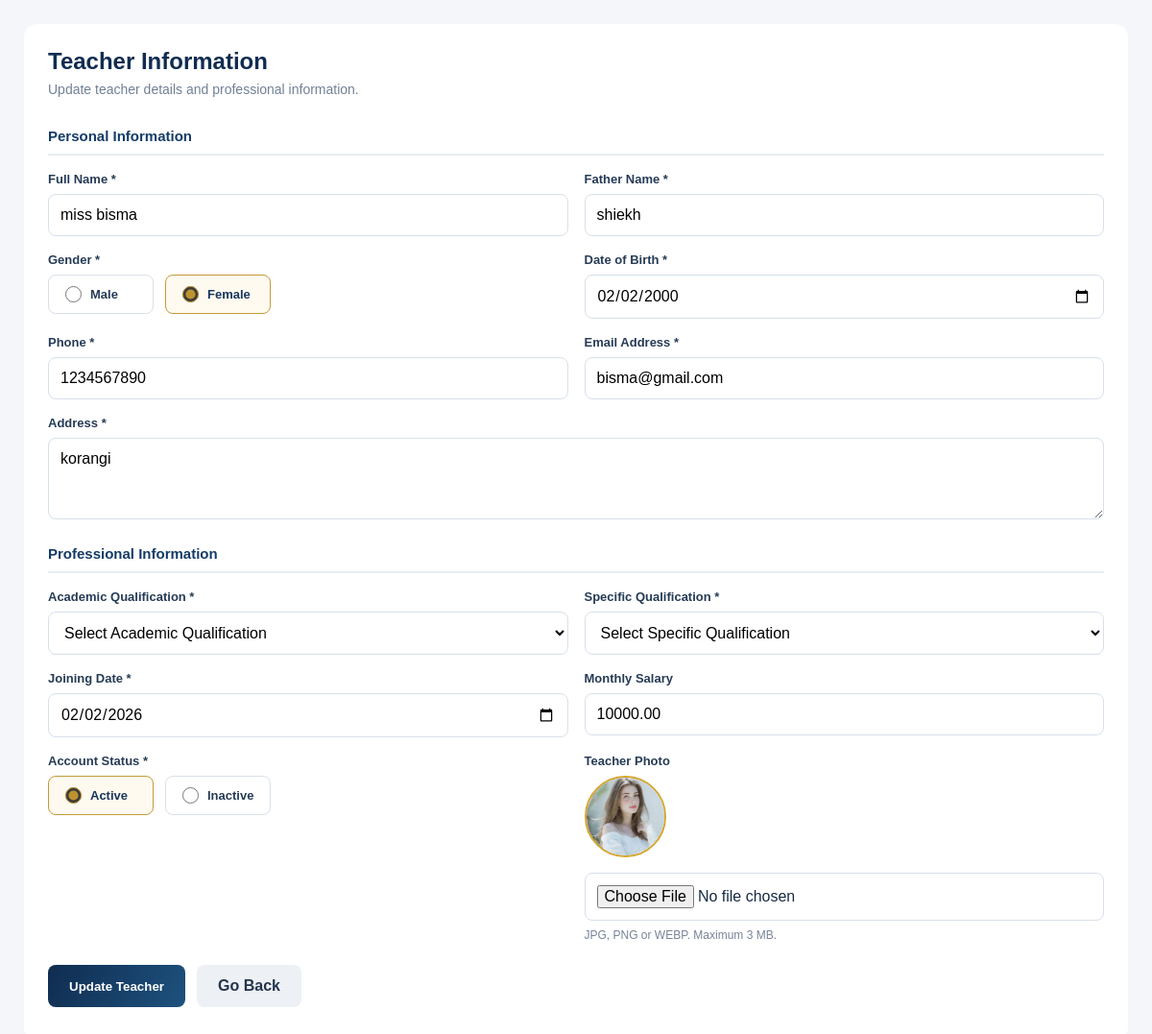
/teacher/edit_teacher.php?id=2, run on the app's committed database.
### tables this page shows
CREATE TABLE `teachers` (
  `id` int(11) NOT NULL,
  `user_id` int(11) DEFAULT NULL,
  `employee_id` varchar(50) NOT NULL,
  `qr_token` varchar(64) DEFAULT NULL,
  `full_name` varchar(150) NOT NULL,
  `father_name` varchar(150) DEFAULT NULL,
  `gender` enum('Male','Female') DEFAULT NULL,
  `date_of_birth` date DEFAULT NULL,
  `phone` varchar(25) DEFAULT NULL,
  `email` varchar(150) DEFAULT NULL,
  `address` text DEFAULT NULL,
  `qualification` varchar(150) DEFAULT NULL,
  `academic_qualification` varchar(150) DEFAULT NULL,
  `specific_qualification` varchar(150) DEFAULT NULL,
  `joining_date` date DEFAULT NULL,
  `salary` decimal(12,2) DEFAULT 0.00,
  `photo` varchar(255) DEFAULT NULL,
  `status` enum('active','inactive') DEFAULT 'active',
  `created_at` timestamp NOT NULL DEFAULT current_timestamp()
);

### teacher/edit_teacher.php (the view, shortened to what this page needs)
<?php
include '../config/database.php';
function e($value) {
    return htmlspecialchars((string)($value ?? ''), ENT_QUOTES, 'UTF-8');
}
$embed = isset($_GET['embed']) && $_GET['embed'] === '1';
$teacher_id = (int)($_GET['id'] ?? $_POST['teacher_id'] ?? 0);
$stmt = $conn->prepare("
    SELECT * FROM teachers
    WHERE id = ?
    LIMIT 1
");
$stmt->bind_param("i", $teacher_id);
$stmt->execute();
$teacher = $stmt->get_result()->fetch_assoc();
$currentPhotoUrl = '';
if (!empty($teacher['photo'])) {
    $photo = str_replace('\\', '/', $teacher['photo']);
    $photo = ltrim($photo, '/');
    if (strpos($photo, 'uploads/') === 0) {
        $currentPhotoUrl = '../' . $photo;
    } else {
        $currentPhotoUrl = '../uploads/teachers/' . basename($photo);
    }
}
?>
<!DOCTYPE html>
<html lang="en">
<head>
</head>
<body>
<div class="teacher-form-card">
    <div class="form-intro">
        <h2>Teacher Information</h2>
        <p>Update teacher details and professional information.</p>
    </div>
    <form
        method="POST"
        action="edit_teacher.php?id=<?= $teacher_id; ?><?= $embed ? '&embed=1' : ''; ?>"
        enctype="multipart/form-data"
    >
        <div class="form-grid">
            <div class="section-heading">
                Personal Information
            </div>
            <div class="form-group">
                <label>Full Name *</label>
                <input
                    type="text"
                    name="full_name"
                    value="<?= e($teacher['full_name']); ?>"
                    required
                >
            </div>
            <div class="form-group">
                <label>Father Name *</label>
                <input
                    type="text"
                    name="father_name"
                    value="<?= e($teacher['father_name']); ?>"
                    required
                >
            </div>
            <div class="form-group">
                <label>Gender *</label>
                <div class="choice-row">
                    <label class="choice-option">
                        <input
                            type="radio"
                            name="gender"
                            value="Male"
                            <?= ($teacher['gender'] ?? '') === 'Male' ? 'checked' : ''; ?>
                            required
                        >
                        Male
                    </label>
                    <label class="choice-option">
                        <input
                            type="radio"
                            name="gender"
                            value="Female"
                            <?= ($teacher['gender'] ?? '') === 'Female' ? 'checked' : ''; ?>
                            required
                        >
                        Female
                    </label>
                </div>
            </div>
            <div class="form-group">
                <label>Date of Birth *</label>
                <input
                    type="date"
                    name="date_of_birth"
                    max="<?= date('Y-m-d'); ?>"
                    value="<?= e($teacher['date_of_birth']); ?>"
                    required
                >
            </div>
            <div class="form-group">
                <label>Phone *</label>
                <input
                    type="tel"
                    name="phone"
                    value="<?= e($teacher['phone']); ?>"
                    required
                >
            </div>
            <div class="form-group">
                <label>Email Address *</label>
                <input
                    type="email"
                    name="email"
                    value="<?= e($teacher['email']); ?>"
                    required
                >
            </div>
            <div class="form-group full-width">
                <label>Address *</label>
                <textarea name="address" required><?= e($teacher['address']); ?></textarea>
            </div>
            <div class="section-heading">
                Professional Information
            </div>
            <div class="form-group">
                <label>Academic Qualification *</label>
                <select name="academic_qualification" required>
                    <option value="">
                        Select Academic Qualification
                    </option>
                </select>
            </div>
            <div class="form-group">
                <label>Specific Qualification *</label>
                <select name="specific_qualification" required>
                    <option value="">
                        Select Specific Qualification
                    </option>
                </select>
            </div>
            <div class="form-group">
                <label>Joining Date *</label>
                <input
                    type="date"
                    name="joining_date"
                    value="<?= e($teacher['joining_date']); ?>"
                    required
                >
            </div>
            <div class="form-group">
                <label>Monthly Salary</label>
                <input
                    type="number"
                    name="salary"
                    min="0"
                    step="1"
                    value="<?= e($teacher['salary']); ?>"
                >
            </div>
            <div class="form-group">
                <label>Account Status *</label>
                <div class="choice-row">
                    <label class="choice-option">
                        <input
                            type="radio"
                            name="status"
                            value="active"
                            <?= ($teacher['status'] ?? '') === 'active' ? 'checked' : ''; ?>
                            required
                        >
                        Active
                    </label>
                    <label class="choice-option">
                        <input
                            type="radio"
                            name="status"
                            value="inactive"
                            <?= ($teacher['status'] ?? '') === 'inactive' ? 'checked' : ''; ?>
                            required
                        >
                        Inactive
                    </label>
                </div>
            </div>
            <div class="form-group">
                <label>Teacher Photo</label>
                <?php if ($currentPhotoUrl): ?>
                    <img
                        src="<?= e($currentPhotoUrl); ?>"
                        class="edit-teacher-photo"
                        alt="Teacher Photo"
                    >
                <?php else: ?>
                    <span>No photo uploaded.</span>
                <?php endif; ?>
                <input
                    type="file"
                    name="photo"
                    accept=".jpg,.jpeg,.png,.webp"
                >
                <span class="photo-note">
                    JPG, PNG or WEBP. Maximum 3 MB.
                </span>
            </div>
        </div>
        <div class="form-buttons">
            <button type="submit" class="submit-btn">
                Update Teacher
            </button>
            <a
                href="view_teacher.php"
                class="back-btn"
                onclick="
                    if (window.self !== window.top) {
                        if (
                            typeof window.parent.closeEditTeacherModal === 'function'
                        ) {
                            window.parent.closeEditTeacherModal();
                        } else {
                            window.parent.location.href =
                                new URL('view_teacher.php', window.location.href).href;
                        }
                        return false;
                    }
                "
            >
                Go Back
            </a>
        </div>
    </form>
</div>
</body>
</html>

### teacher/edit_teacher.php (style rules this page uses)
* { box-sizing: border-box; }
html { width:100%; min-height:100%; height:auto !important; overflow-x:hidden !important; overflow-y:auto !important; }
body { margin:0; padding:25px; min-height:100%; height:auto !important; overflow-x:hidden !important; overflow-y:auto !important; background:#f4f6fa; font-family:Arial, sans-serif; color:#182b45; }
.teacher-form-card { width:100%; height:auto; min-height:0; overflow:visible; background:white; padding:25px; border-radius:14px; margin-bottom:25px; }
.form-intro { margin-bottom:22px; }
.form-intro h2 { margin:0 0 7px; color:#102c50; }
.form-intro p { margin:0; color:#718096; font-size:14px; }
.form-grid { display:grid; grid-template-columns:repeat(2, minmax(0, 1fr)); gap:17px; }
.section-heading { grid-column:1/-1; color:#153c68; font-size:15px; font-weight:800; border-bottom:2px solid #e7edf4; padding-bottom:10px; margin-top:10px; }
.form-group { display:flex; flex-direction:column; gap:8px; min-width:0; }
.form-group label { font-size:13px; font-weight:700; color:#263b56; }
.form-group input, .form-group select, .form-group textarea { width:100%; min-width:0; padding:12px; border:1px solid #d8e0eb; border-radius:8px; background:white; font:inherit; outline:none; }
.form-group textarea { min-height:85px; resize:vertical; }
.full-width { grid-column:1/-1; }
.choice-row { display:flex; gap:12px; flex-wrap:wrap; }
.choice-option { display:flex; align-items:center; gap:9px; padding:11px 17px; border:1px solid #d9e0e9; border-radius:8px; cursor:pointer; background:white; min-width:110px; transition:.2s ease; }
.choice-option input { width:17px; height:17px; accent-color:#bd922f; margin:0; }
.choice-option:has(input:checked) { border-color:#c49a36; background:#fffaf0; color:#17365d; font-weight:700; }
.edit-teacher-photo { width:85px; height:85px; border-radius:50%; object-fit:cover; border:2px solid #d5a52b; margin-bottom:8px; }
.photo-note { font-size:12px; color:#778397; }
.form-buttons { display:flex; gap:12px; margin-top:24px; margin-bottom:10px; flex-wrap:wrap; }
.submit-btn { border:0; border-radius:8px; padding:13px 22px; background:linear-gradient(120deg,#102c50,#1d527e); color:white; font-weight:700; cursor:pointer; }
.back-btn { text-decoration:none; border-radius:8px; padding:13px 22px; background:#edf0f5; color:#24344c; font-weight:700; display:inline-flex; align-items:center; justify-content:center; cursor:pointer; }

### data on the page
teachers: full_name "miss bisma", father_name "shiekh", gender "☐ Male", gender "☑ Female", date_of_birth "02/02/2000", phone "1234567890", email "bisma@gmail.com", address "korangi", joining_date "02/02/2026", salary "10000.00", status "☑ Active", status "☐ Inactive", photo (picture)
